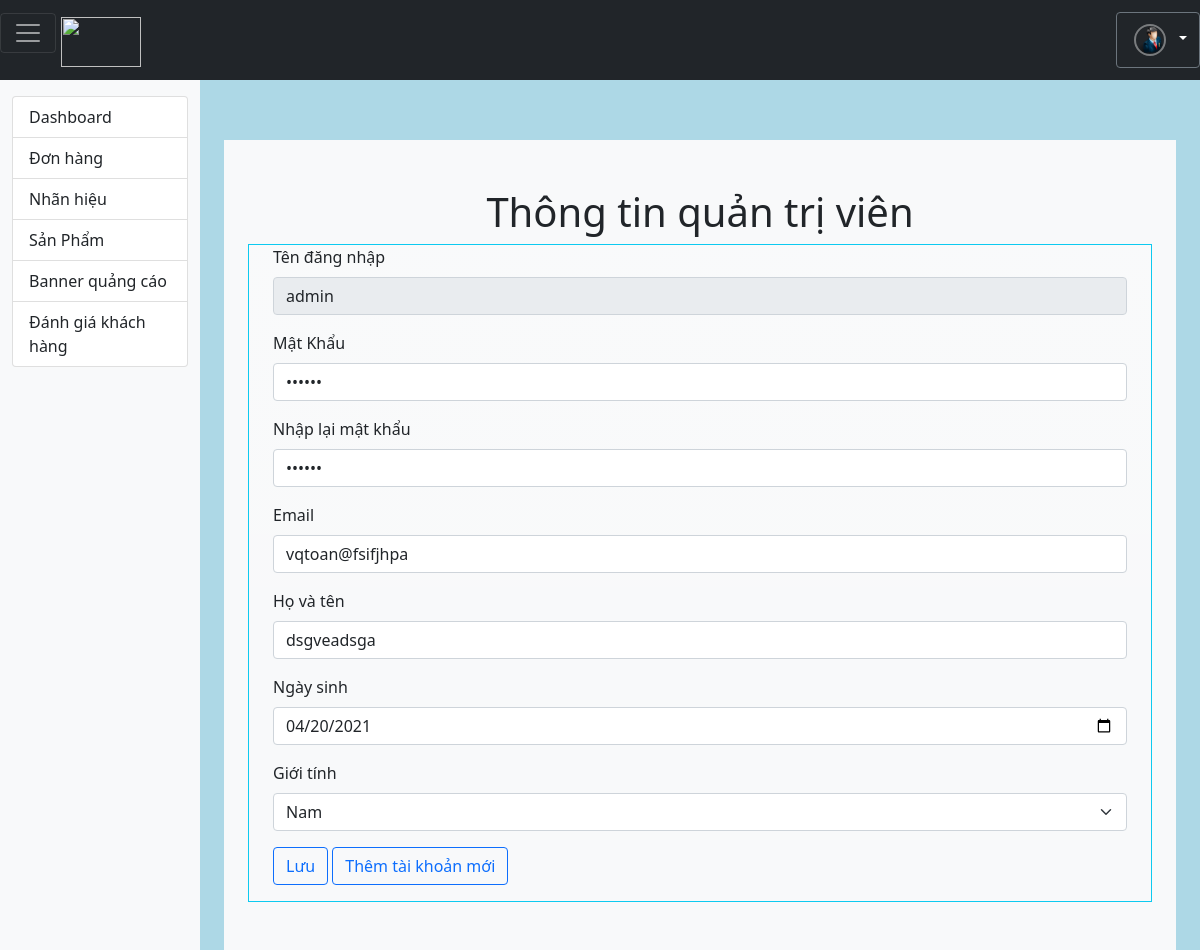
Before: /admin/profile.php (signed in) with the older database file.
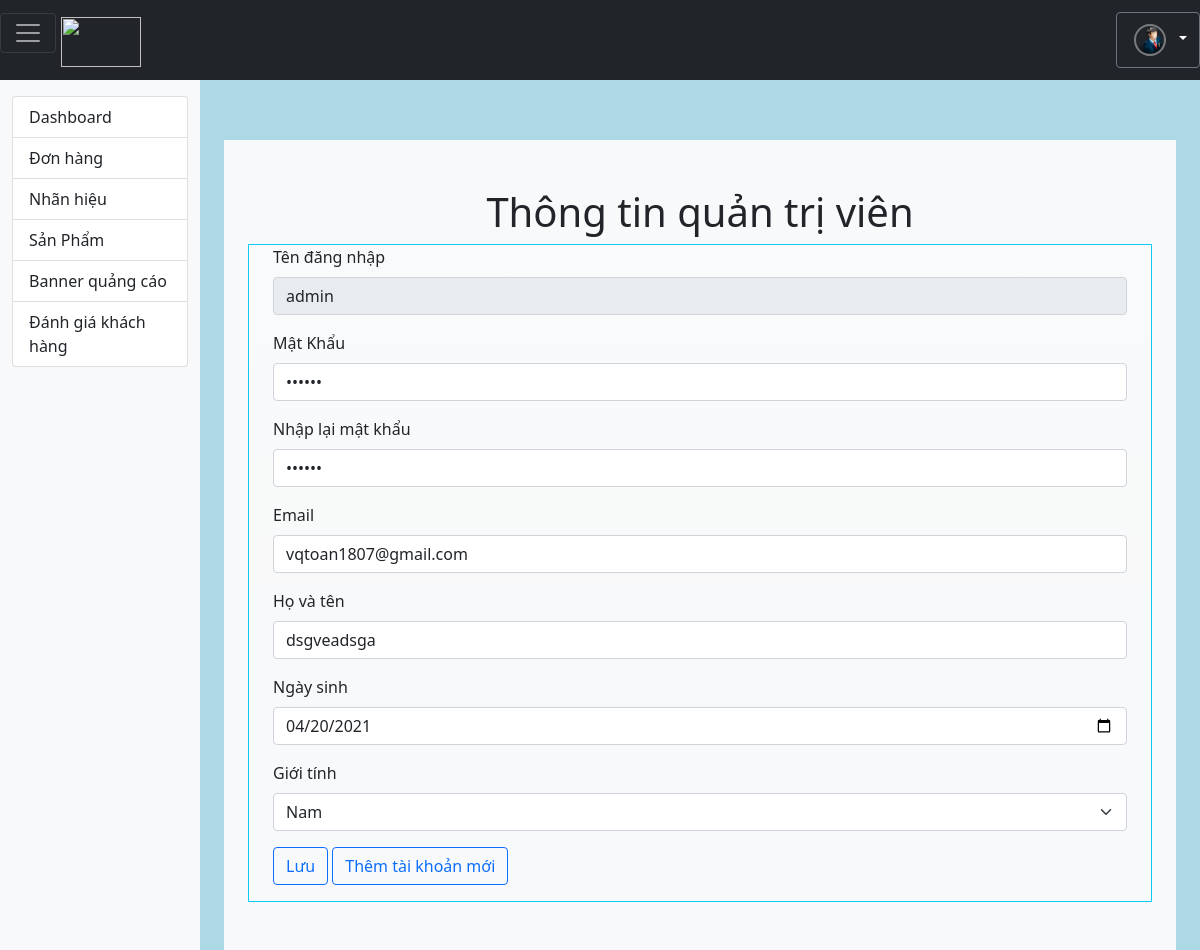
After: the same page with the newer database file.
### tables this page shows
CREATE TABLE IF NOT EXISTS `accountad` (
  `username` varchar(20) NOT NULL,
  `password` varchar(255) NOT NULL,
  `email` varchar(50) NOT NULL,
  `fullname` varchar(100) NOT NULL,
  `birthday` varchar(10) NOT NULL,
  `sex` tinyint(1) NOT NULL,
  `level` int(1) NOT NULL,
  PRIMARY KEY (`username`,`password`)
);

### admin/db/dbhelper.php (called while the page is built, shortened)
<?php
function executeSingleResult($sql) {
	$con = mysqli_connect(HOST, USERNAME, PASSWORD, DATABASE);
	mysqli_set_charset($con,'UTF8');
	$result = mysqli_query($con, $sql);
	$row    = mysqli_fetch_array($result, 1);
	return $row;
}

### admin/profile.php (the view, shortened to what the changed rows need)
<?php
require_once('db/dbhelper.php');
if(isset($_SESSION['username']) and isset($_SESSION['password'])){
    $username=$_SESSION['username'];
    $password=$_SESSION['password'];
    $sql = "select * from accountad where username = '$username' and password = '$password' ";
    $ad=executeSingleResult($sql);
}else header('Location: login/login.php');
?>
<!DOCTYPE html>
<html>
  <head>
    <link href="https://cdn.jsdelivr.net/npm/bootstrap@5.0.0-beta3/dist/css/bootstrap.min.css" rel="stylesheet">
  </head>
  <body>
    <head>
    </head>
    <div class="container-fluid">
      <div class="row">
        <main class="col-md-9 ms-sm-auto col-lg-10 px-md-4 top-space">
        <div class="album py-5 bg-light">
          <div class="container ">
            <h1 class="text-center">Thông tin quản trị viên</h1>
            <div class="container container-fluid bg-gradient border border-info">
                <form method="POST" action="processing.php">
                    <div class="mb-3">
                        <label class="form-label">Tên đăng nhập</label>
                        <input type="text" class="form-control" id="username" name="username" value="<?=$ad['username']?>" disabled>
                    </div>
                    <div class="mb-3">
                        <label class="form-label">Mật Khẩu</label>
                        <input type="password" class="form-control" id="pass" name="pass" value="<?=$ad['password']?>">
                    </div>
                    <div class="mb-3">
                        <label class="form-label">Nhập lại mật khẩu</label>
                        <input type="password" class="form-control" id="repass" name="repass" value="<?=$ad['password']?>">
                    </div>
                    <div class="mb-3">
                        <label class="form-label">Email</label>
                        <input type="email" class="form-control" id="email" name="email" value="<?=$ad['email']?>">
                    </div>
                    <div class="mb-3">
                        <label class="form-label">Họ và tên</label>
                        <input type="text" class="form-control" id="fullname" name="fullname" value="<?=$ad['fullname']?>">
                    </div>
                    <div class="mb-3">
                        <label class="form-label">Ngày sinh</label>
                        <input type="date" class="form-control" id="birthday" name="birthday" value="<?=$ad['birthday']?>">
                    </div>
                    <div class="mb-3">
                        <label class="form-label">Giới tính</label>
                        <select class="form-select" name="sex">
                            <option <?php if($ad['sex']==1) echo 'selected'; ?> value="1">Nam</option>
                        </select>
                    </div>
                </form>
            </div>
          </div>
        </div>
        </main>
      </div>
    </div>
  </body>
</html>

Changed rows visible on the page:
changed accountad "admin": email "vqtoan@fsifjhpa" → "vqtoan1807@gmail.com"
